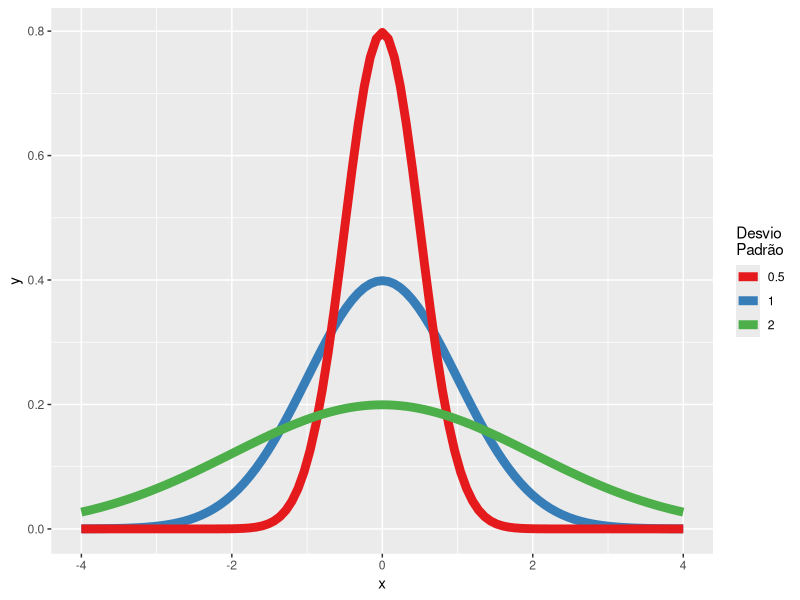

This figure's R source:
## ---- chunk 1
knitr::opts_chunk$set(echo = TRUE,
                      fig.width = 6,
                      fig.asp = 0.618,
                      out.width = "70%",
                      fig.align = "center",
                      fig.retina = 3)
## ---- chunk 2
library(ggplot2)
ggplot(data.frame(x = c(-4, 4)), aes(x)) + 
  mapply(function(mean, sd, col) {
    stat_function(fun = dnorm, args = list(mean = mean, sd = sd), aes(col = col), size = 3)
  }, 
  # enter means, standard deviations and colors here
  mean = rep(0, 3), 
  sd = c(1, .5, 2), 
  col = c('1', '0.5', '2')
) +
  scale_colour_brewer("Desvio\nPadrão", palette = "Set1",
                      guide = guide_legend(ncol = 1,nrow = 3,byrow = TRUE))
## ---- chunk 3
sessionInfo()
